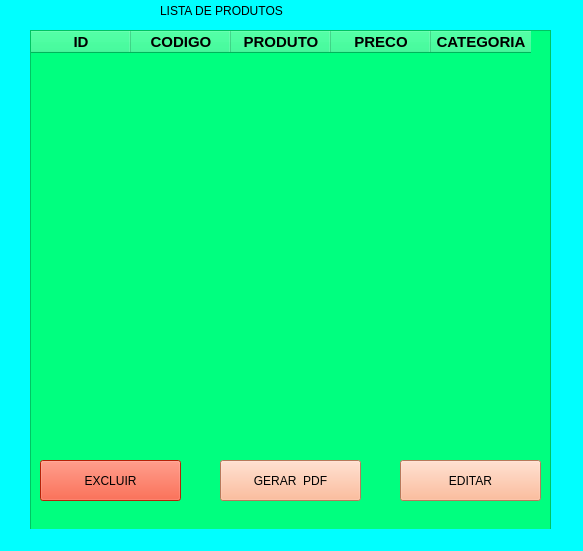
<?xml version="1.0" encoding="UTF-8"?>
<ui version="4.0">
 <class>MainWindow</class>
 <widget class="QMainWindow" name="MainWindow">
  <property name="geometry">
   <rect>
    <x>0</x>
    <y>0</y>
    <width>583</width>
    <height>551</height>
   </rect>
  </property>
  <property name="windowTitle">
   <string>MainWindow</string>
  </property>
  <property name="styleSheet">
   <string notr="true">background-color: rgb(0, 255, 255);</string>
  </property>
  <widget class="QWidget" name="centralwidget">
   <widget class="QLabel" name="label">
    <property name="geometry">
     <rect>
      <x>160</x>
      <y>-10</y>
      <width>221</width>
      <height>41</height>
     </rect>
    </property>
    <property name="styleSheet">
     <string notr="true">font: 75 16pt &quot;MS Shell Dlg 2&quot;;</string>
    </property>
    <property name="text">
     <string>LISTA DE PRODUTOS</string>
    </property>
   </widget>
   <widget class="QTableWidget" name="tableWidget">
    <property name="geometry">
     <rect>
      <x>30</x>
      <y>30</y>
      <width>521</width>
      <height>541</height>
     </rect>
    </property>
    <property name="styleSheet">
     <string notr="true">background-color: rgb(0, 255, 127);
font: 75 14pt &quot;MS Shell Dlg 2&quot;;</string>
    </property>
    <column>
     <property name="text">
      <string>ID</string>
     </property>
     <property name="font">
      <font>
       <pointsize>11</pointsize>
       <weight>75</weight>
       <bold>true</bold>
      </font>
     </property>
    </column>
    <column>
     <property name="text">
      <string>CODIGO</string>
     </property>
     <property name="font">
      <font>
       <pointsize>11</pointsize>
       <weight>75</weight>
       <bold>true</bold>
      </font>
     </property>
    </column>
    <column>
     <property name="text">
      <string>PRODUTO</string>
     </property>
     <property name="font">
      <font>
       <pointsize>11</pointsize>
       <weight>75</weight>
       <bold>true</bold>
      </font>
     </property>
    </column>
    <column>
     <property name="text">
      <string>PRECO</string>
     </property>
     <property name="font">
      <font>
       <pointsize>11</pointsize>
       <weight>75</weight>
       <bold>true</bold>
      </font>
     </property>
    </column>
    <column>
     <property name="text">
      <string>CATEGORIA</string>
     </property>
     <property name="font">
      <font>
       <pointsize>11</pointsize>
       <weight>75</weight>
       <bold>true</bold>
      </font>
     </property>
    </column>
   </widget>
   <widget class="QPushButton" name="pushButton">
    <property name="geometry">
     <rect>
      <x>220</x>
      <y>460</y>
      <width>141</width>
      <height>41</height>
     </rect>
    </property>
    <property name="styleSheet">
     <string notr="true">background-color: rgb(255, 48, 11);
background-color: rgb(255, 170, 127);
font: 75 14pt &quot;MS Shell Dlg 2&quot;;</string>
    </property>
    <property name="text">
     <string>GERAR  PDF</string>
    </property>
   </widget>
   <widget class="QPushButton" name="pushButton_2">
    <property name="geometry">
     <rect>
      <x>40</x>
      <y>460</y>
      <width>141</width>
      <height>41</height>
     </rect>
    </property>
    <property name="styleSheet">
     <string notr="true">background-color: rgb(255, 48, 11);
font: 75 14pt &quot;MS Shell Dlg 2&quot;;</string>
    </property>
    <property name="text">
     <string>EXCLUIR</string>
    </property>
   </widget>
   <widget class="QPushButton" name="pushButton_3">
    <property name="geometry">
     <rect>
      <x>400</x>
      <y>460</y>
      <width>141</width>
      <height>41</height>
     </rect>
    </property>
    <property name="styleSheet">
     <string notr="true">background-color: rgb(255, 48, 11);
background-color: rgb(255, 170, 127);
font: 75 14pt &quot;MS Shell Dlg 2&quot;;</string>
    </property>
    <property name="text">
     <string>EDITAR</string>
    </property>
   </widget>
  </widget>
  <widget class="QMenuBar" name="menubar">
   <property name="geometry">
    <rect>
     <x>0</x>
     <y>0</y>
     <width>583</width>
     <height>21</height>
    </rect>
   </property>
  </widget>
  <widget class="QStatusBar" name="statusbar"/>
 </widget>
 <resources/>
 <connections/>
</ui>
